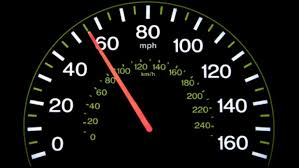
#> input picture image/meter1.jpg, 299 x 168 px
$ python Negative.py
#> lines starting #> are read from the running program, lines starting #| are printed output that depends on the picture
import numpy as np
import matplotlib.pyplot as plt
import cv2

img = cv2.imread("image/meter1.jpg",0)
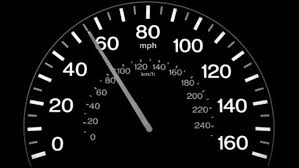
#> img: shape (168, 299); min 0, max 255, mean 17
img1 = cv2.bitwise_not(img)
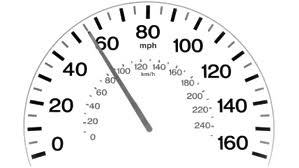
#> img1: shape (168, 299); min 0, max 255, mean 238
img2 = 255-img
img3 = img.copy()
for i in range(img.shape[0]):
    for j in range(img.shape[1]):
        img3[i,j]=255 - img[i,j]

plt.subplot(221)
plt.imshow(img,cmap="gray")
plt.title("Original")

plt.subplot(222)
plt.imshow(img1,cmap="gray")
plt.title("Not")

plt.subplot(223)
plt.imshow(img2,cmap="gray")
plt.title("255-img")

plt.subplot(224)
plt.imshow(img3,cmap="gray")
plt.title("Loop")

plt.show()
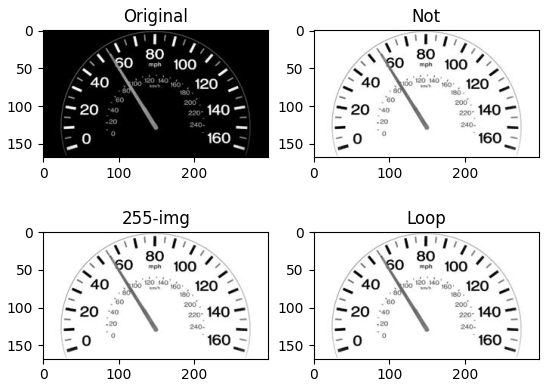
#> figure drawn by matplotlib, 4 panels

$ run again, with image/1.jpg copied over image/meter1.jpg
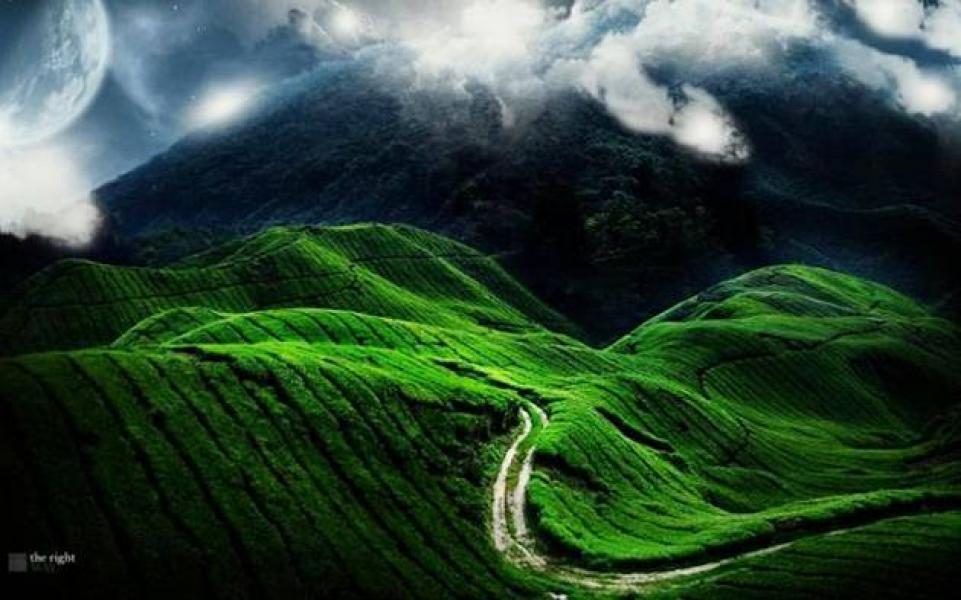
#> input picture image/1.jpg, 961 x 600 px
#> `img1 = cv2.bitwise_not(img)`:
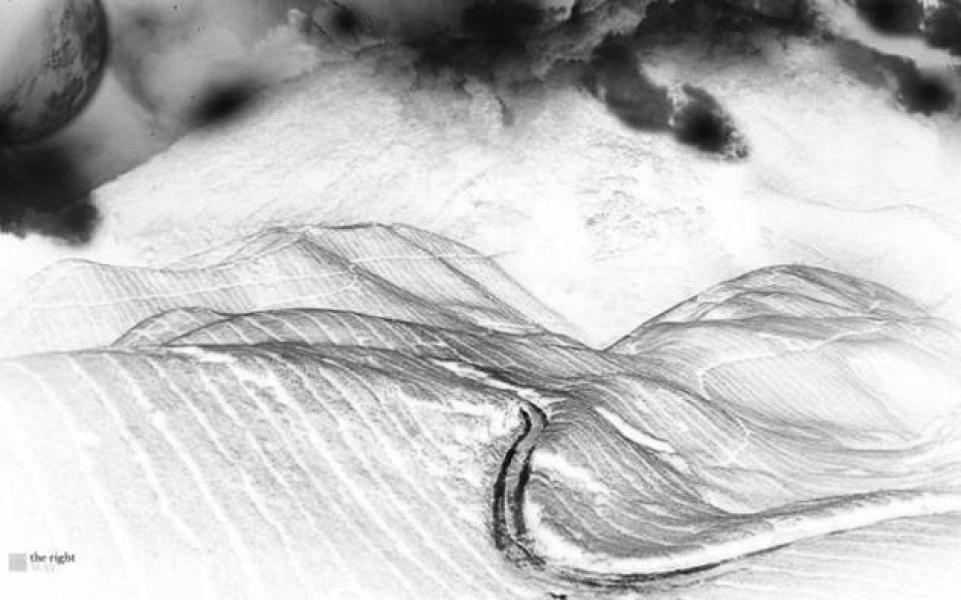
#> img1: shape (600, 961); min 0, max 255, mean 193.2
#> `plt.show()`:
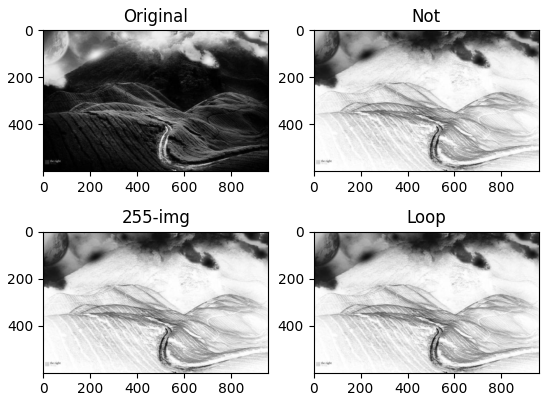
#> figure drawn by matplotlib, 4 panels
